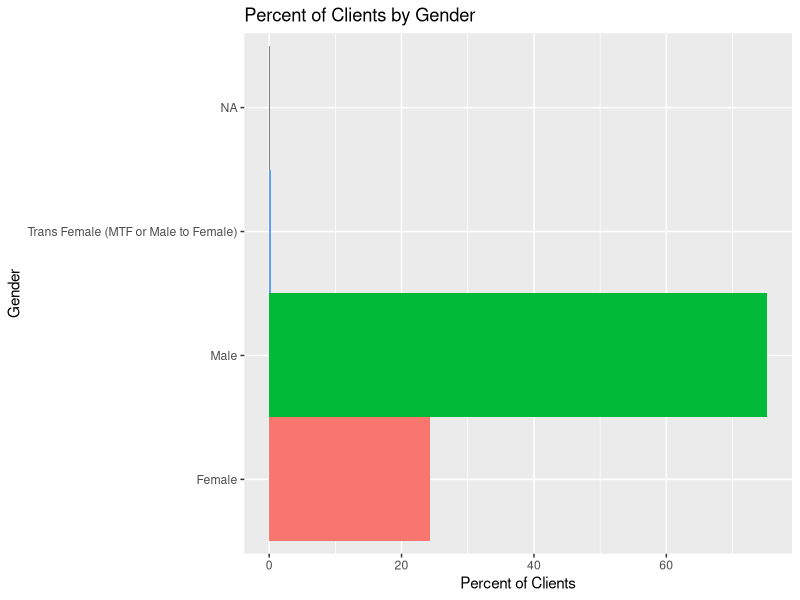
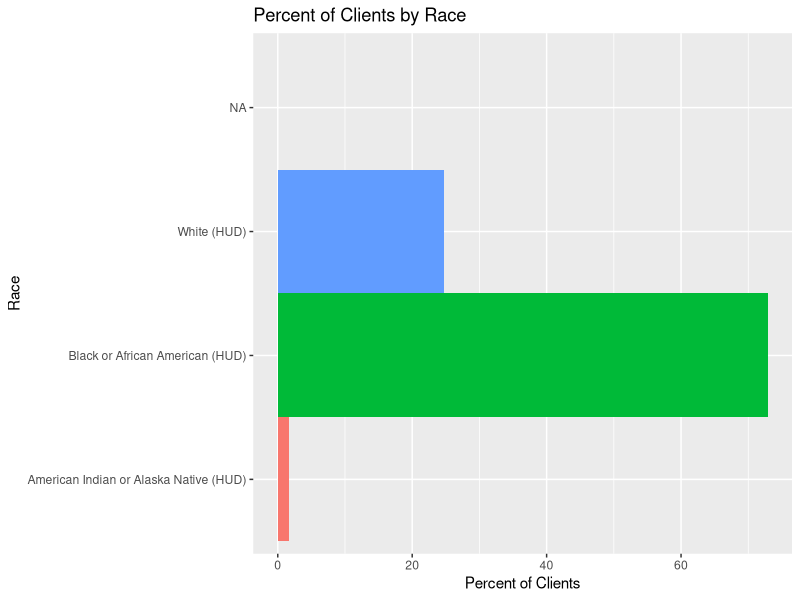
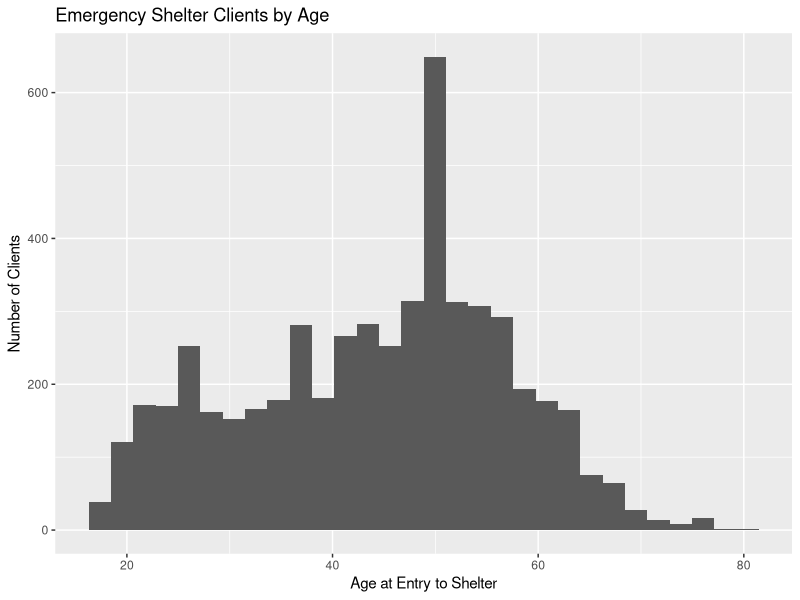
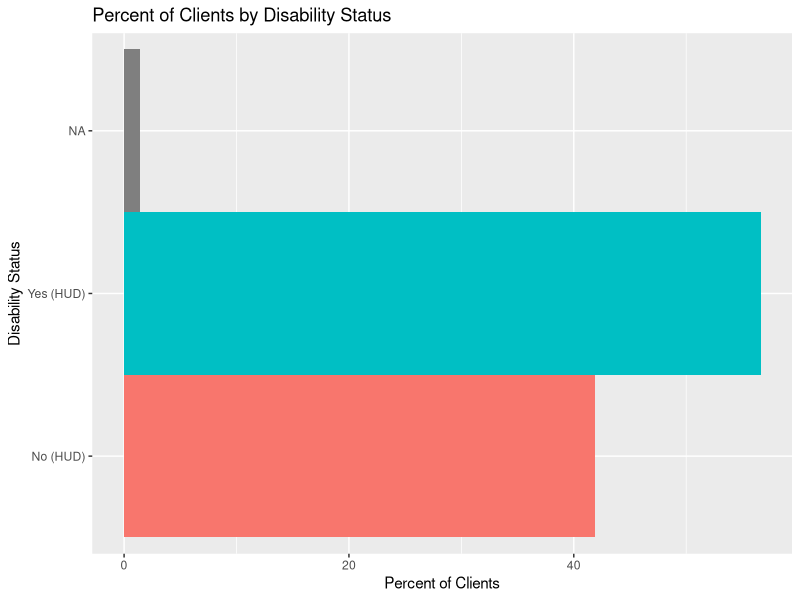
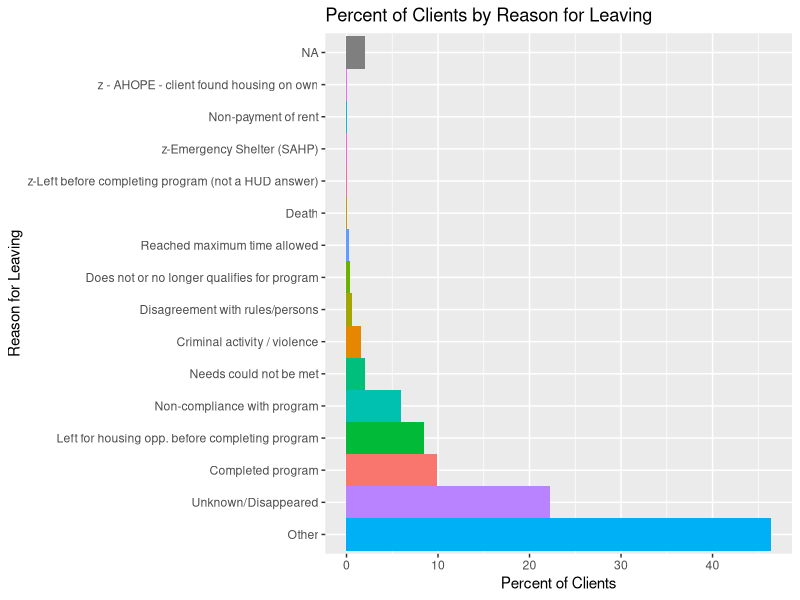
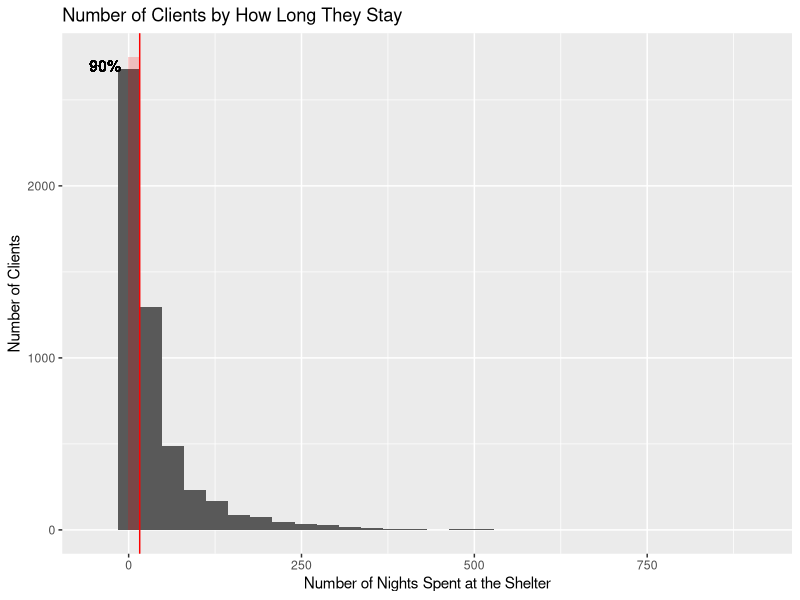
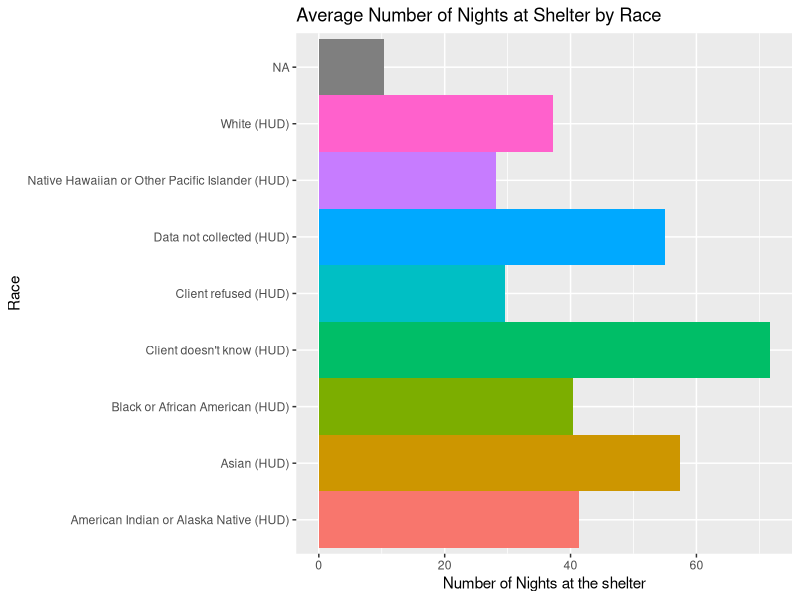
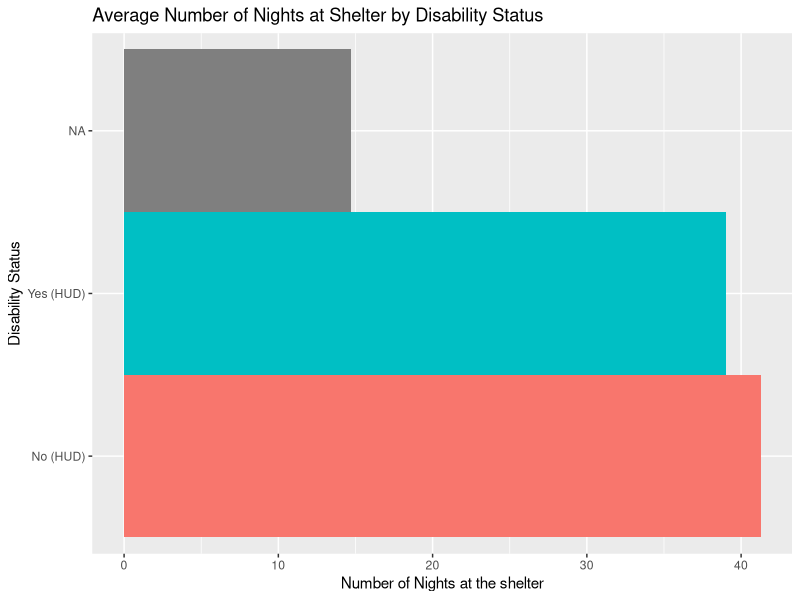

These charts were generated, in order, by the following R code:
library(tidyverse)

df <- read_csv("cleaned.csv", col_names=T)
df <- df[,2:49]

#Percent of Clients by Gender
df3 <- df %>% group_by(Gender) %>% summarise(percent=n()/5299*100)
ggplot(df3, aes(x=Gender, y=percent, fill=Gender))+
  geom_bar(width=1, stat="identity")+
  coord_flip()+
  theme(legend.position="none")+
  labs(title="Percent of Clients by Gender", x="Gender", y="Percent of Clients")


#Percent of Clients by Race
df2 <- df[df$Race=="White (HUD)" | df$Race=="Black or African American (HUD)" | df$Race=="American Indian or Alaska Native (HUD)" & !is.na(df$Race),]
df3 <- df2 %>% group_by(Race) %>% summarise(percent=n()/5299*100)
ggplot(df3, aes(x=Race, y=percent, fill=Race))+
  geom_bar(width=1, stat="identity")+
  coord_flip()+
  theme(legend.position="none")+
  labs(title="Percent of Clients by Race", x="Race", y="Percent of Clients")

#Number of Clients by Age
ggplot(df, aes(x=Age_Entry))+
  geom_histogram(bins=30)+
  labs(title="Emergency Shelter Clients by Age", x="Age at Entry to Shelter", y="Number of Clients")

#Percent of Clients by Disability Status
df_dis <- df[df$Disabling_Condition=='Yes (HUD)' | df$Disabling_Condition=='No (HUD)' | is.na(df$Disabling_Condition),]
df3 <- df_dis %>% group_by(Disabling_Condition) %>% summarise(percent=n()/5299*100)
ggplot(df3, aes(x=Disabling_Condition, y=percent, fill=Disabling_Condition))+
  geom_bar(width=1, stat="identity")+
  coord_flip()+
  theme(legend.position="none")+
  labs(title="Percent of Clients by Disability Status", x="Disability Status", y="Percent of Clients")

#Percent of clients by Reason for Leaving
df3 <- df %>% group_by(Reason_for_Leaving) %>% summarise(percent=n()/5299*100)
ggplot(df3, aes(x=reorder(Reason_for_Leaving, -percent), y=percent, fill=Reason_for_Leaving))+
  geom_bar(width=1, stat="identity")+
  coord_flip()+
  theme(legend.position="none")+
  labs(title="Percent of Clients by Reason for Leaving", x="Reason for Leaving", y="Percent of Clients")


#Histogram of how long people stay at the shelter
per90 <- quantile(df$days_at_shelter, probs=.5, na.rm=T)
ggplot(df, aes(x=days_at_shelter))+
  geom_histogram()+
  geom_vline(xintercept = per90, color="red")+
  labs(title="Number of Clients by How Long They Stay", x="Number of Nights Spent at the Shelter", y="Number of Clients")+
  geom_text(aes(per90-50,2700,label = '90%'))+
  annotate("rect", xmin = -1, xmax = per90, ymin = -1, ymax = 2750,
           alpha = .2, fill="red")


##Avg Length of stay by Race
df2 <- df %>% group_by(Race) %>% summarise(mean(days_at_shelter, na.rm=T))
colnames(df2) <- c("Race", "Mean Days")
ggplot(df2, aes(x=Race, y=`Mean Days`, fill=Race))+
  geom_bar(width=1, stat="identity")+
  labs(title="Average Number of Nights at Shelter by Race",x="Race", y="Number of Nights at the shelter")+
  coord_flip()+
  theme(legend.position="none")

##Avg Length of stay by Disability Status
df2 <- df_dis %>% group_by(Disabling_Condition) %>% summarise(mean(days_at_shelter, na.rm=T))
colnames(df2) <- c("Disability Status", "Mean Days")
ggplot(df2, aes(x=`Disability Status`, y=`Mean Days`, fill=`Disability Status`))+
  geom_bar(width=1, stat="identity")+
  labs(title="Average Number of Nights at Shelter by Disability Status",x="Disability Status", y="Number of Nights at the shelter")+
  coord_flip()+
  theme(legend.position="none")


